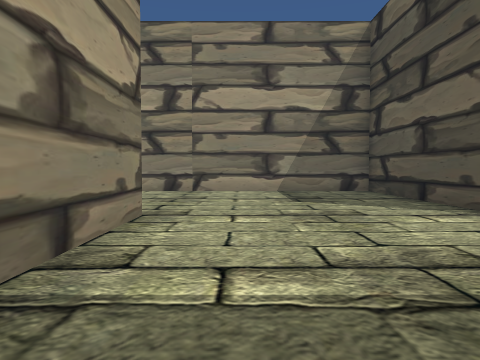
view 1 (above)

24 first-person views from a walk through a 3-D level made in the Unity game engine. The camera is 1.3 m above the floor, tilts 2° down and sees 70° across. The floor is counted in squares, 2 m on a side. Each view is taken from the middle of a square. On the plan, view 1 faces up. The plan holds only what a view shows up to about 10 squares ahead; the rest is blank. The place goes on beyond the plan.

view 2
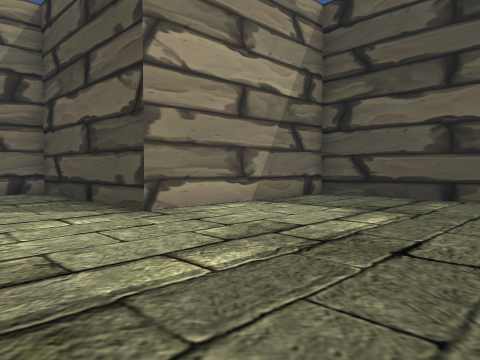

view 3
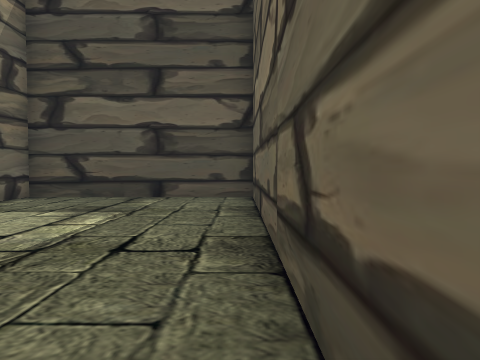

view 4
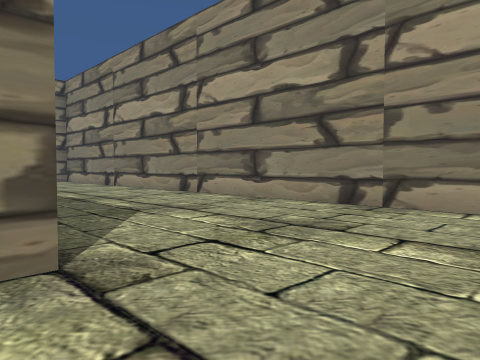

view 5
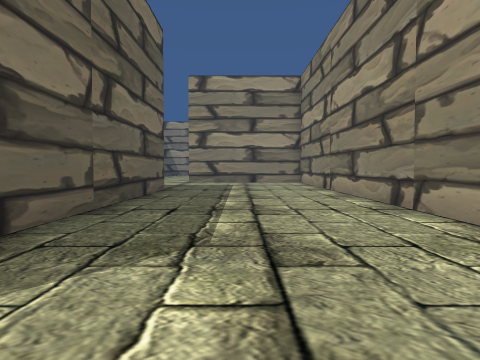

view 6
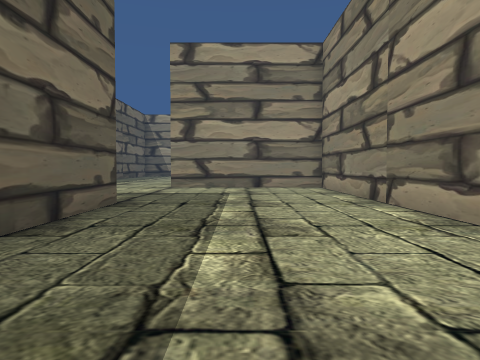

view 7
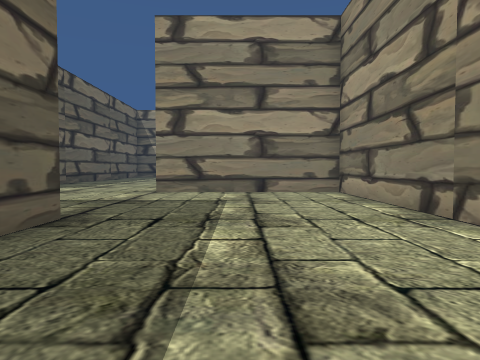

view 8
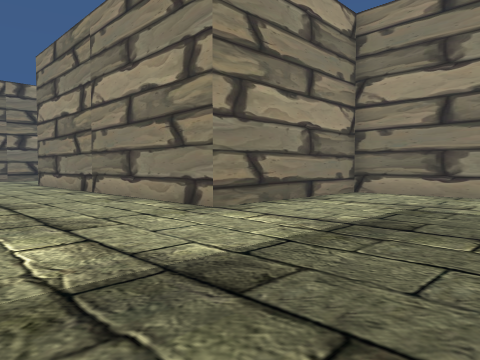

view 9
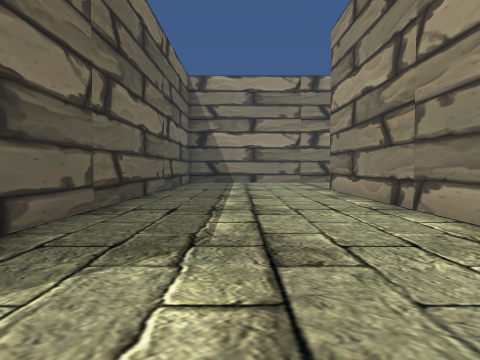

view 10
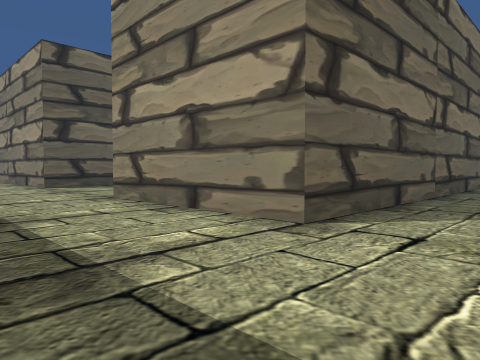

view 11
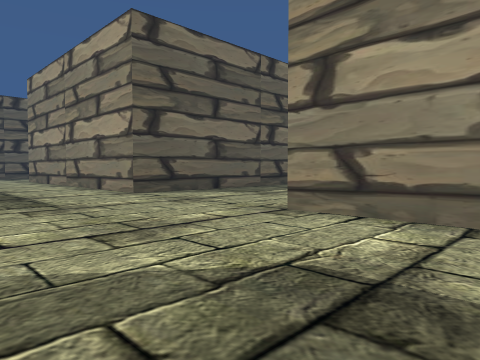

view 12
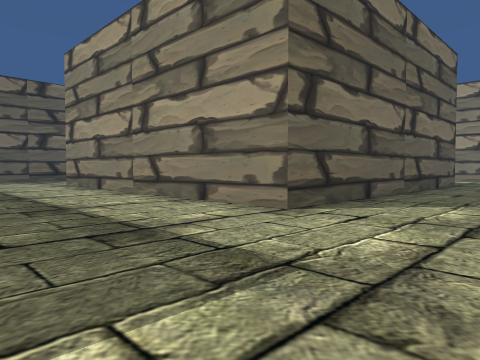

view 13
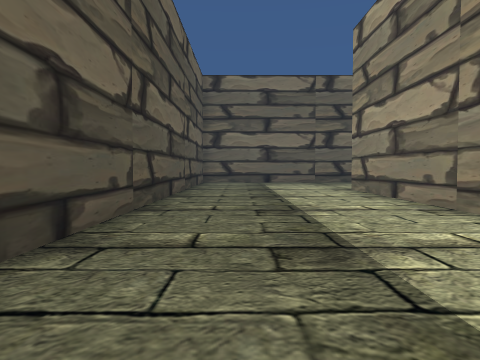

view 14
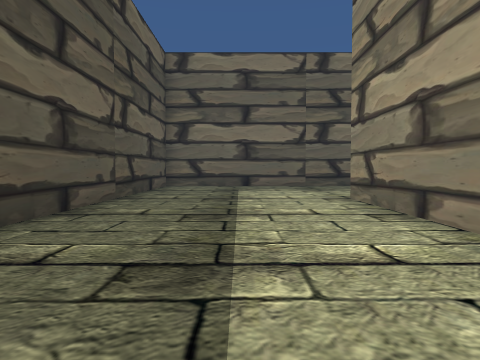

view 15
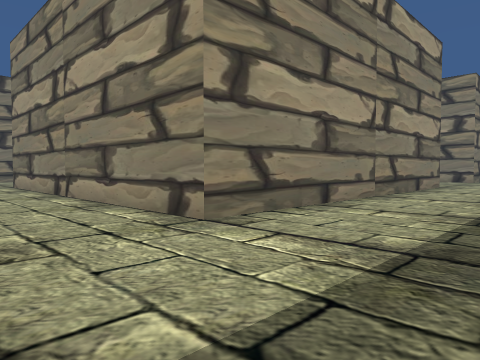

view 16
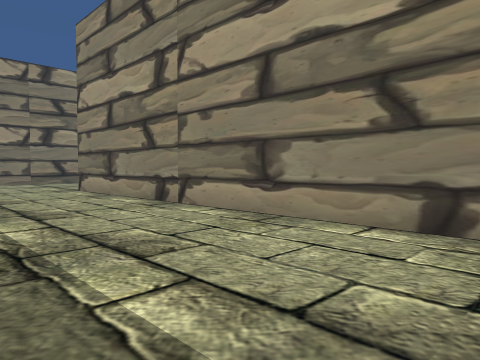

view 17
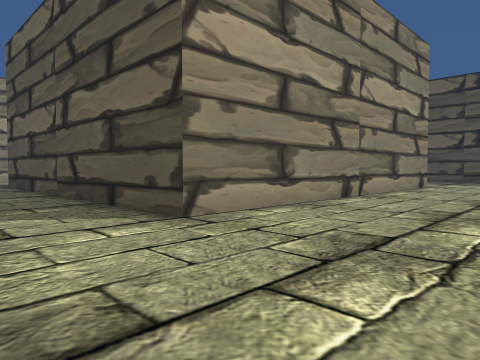

view 18
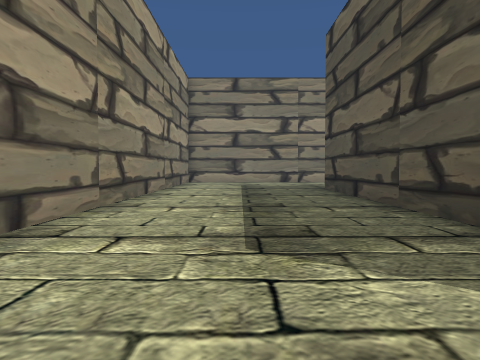

view 19
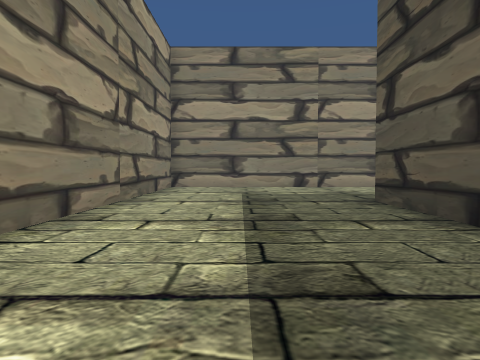

view 20
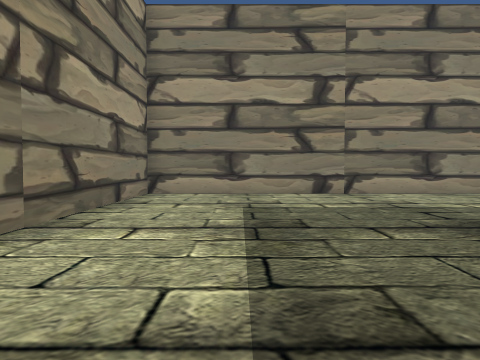

view 21
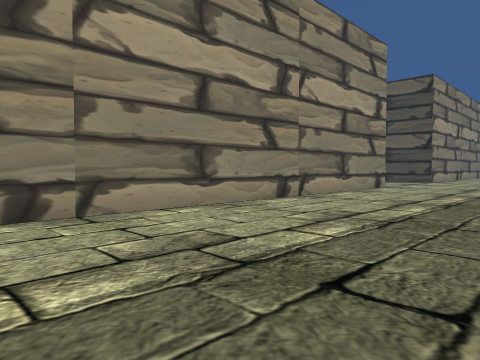

view 22
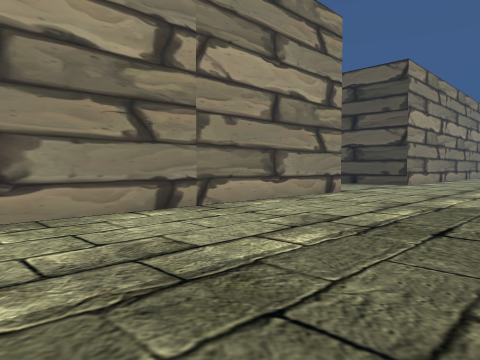

view 23
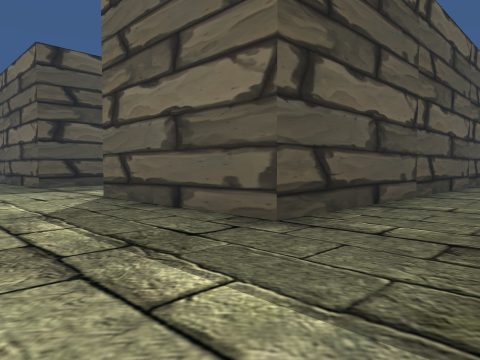

view 24
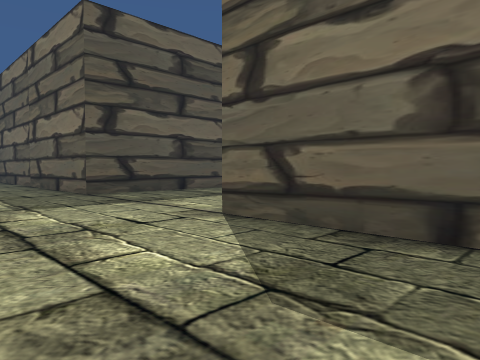

### Floor plan
Points are (right, up) in squares from view 1. A wall is a line through its corners. A room is listed if a view was taken in it or the views show most of it. See-through windows are left out.
Room 1 (views 1, 2, 3, 4, 5, 6, 7, 8, 9, 10, 11, 12, 13, 14, 15, 16, 17, 18, 19, 20, 21, 22, 23, 24)
walls: (-22.9, -10.3) (-16.4, -10.3) (-16.4, -20.3) (-26.3, -20.3) (-26.3, -10.2); (-11.4, 4.7) (-4.2, 4.7); (-26, -0.3) (-16.4, -0.3) (-16.4, -5.3) (-31.3, -5.3) (-31.3, -17.8); (-1.4, -12.5) (-1.4, -10.3) (0.9, -10.3); (-11.4, -23) (-11.4, -10.3) (-6.2, -10.3); (1.4, -0.3) (8.7, -0.3) (8.7, 4.7) (3.7, 4.7) (3.7, 9.7) (-16.4, 9.7) (-16.4, 4.7) (-26, 4.7); (-1.3, 4.8) (-1.3, 1.9)

Where each view was taken, in squares from view 1:
view 1: 0 up, 0 right, facing up
view 2: 0 up, 1 right, facing up-right
view 3: 0 up, 1 right, facing right
view 4: 4 up, 1 right, facing up-left
view 5: 7 up, 1 left, facing left
view 6: 7 up, 5 left, facing left
view 7: 7 up, 7 left, facing left
view 8: 1 up, 12 left, facing up-left
view 9: 2 up, 16 left, facing left
view 10: 2 up, 13 left, facing down-left
view 11: 2 down, 12 left, facing down-left
view 12: 7 down, 12 left, facing down-left
view 13: 10 down, 13 left, facing down
view 14: 13 down, 14 left, facing down
view 15: 23 down, 13 left, facing up-left
view 16: 24 down, 16 left, facing up-left
view 17: 24 down, 29 left, facing up-right
view 18: 21 down, 29 left, facing up
view 19: 17 down, 29 left, facing up
view 20: 14 down, 29 left, facing up
view 21: 10 down, 28 left, facing up-right
view 22: 10 down, 25 left, facing up-right
view 23: 7 down, 14 left, facing down-right
view 24: 7 down, 10 left, facing down-right
